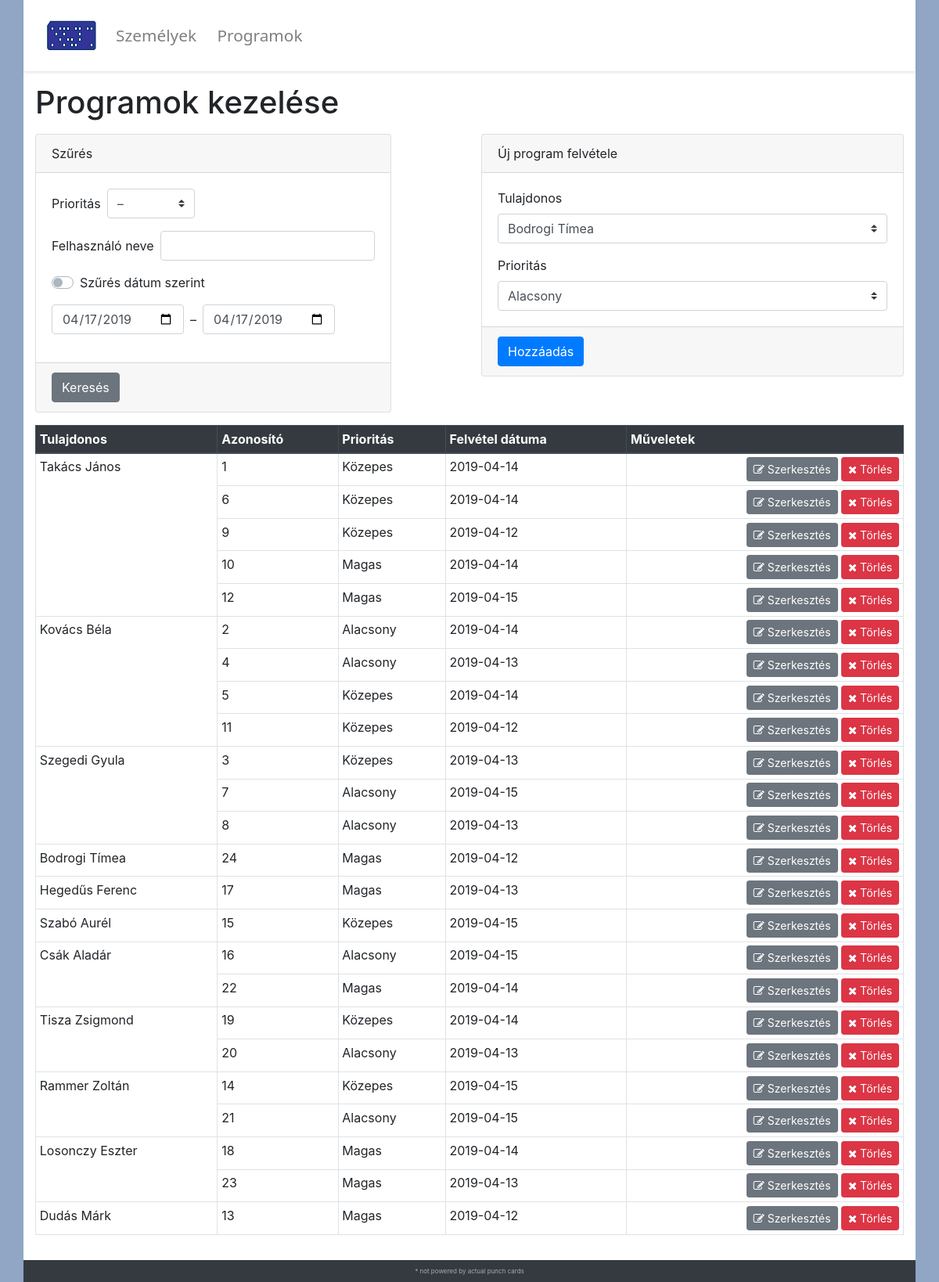
Screenshot of /programs.php with the database file from the repository.
### tables this page shows
CREATE TABLE Program
(
  id INT PRIMARY KEY AUTO_INCREMENT,
  prioritas INT NOT NULL,
  felvetel_datum DATE NOT NULL,
  author INT NOT NULL,
  CONSTRAINT Program_Author FOREIGN KEY(author) REFERENCES Szemely(id)
);

### programs.php (the view, shortened to what this page needs)
<?php
$db = getDb();
$priorities = ['Magas', 'Közepes', 'Alacsony'];
?>
</head>
<body>
  <div class="container main-content">
    <h1>Programok kezelése</h1>
    <div class="row">
      <form class="form-inline col" method="post" action="programs.php">
        <div class="card mb-3">
          <div class="card-header">
            Szűrés
          </div>
          <div class="card-body">
            <div class="form-group mb-3">
              <label for="search_priority" class="mr-2">Prioritás</label>
              <select class="custom-select" name="search_priority">
                <option <?=!isset($_POST['search_priority']) || $_POST['search_priority'] === '–' ? 'selected' : ''?>>–</option>
              </select>
            </div>
            <div class="form-group mb-3">
              <label for="search_name" class="">Felhasználó neve</label>
              <input class="form-control ml-2" type="search" name="search_name" value="<?=isset($_POST['search_name']) ? $_POST['search_name'] : ''?>">
            </div>
            <div class="form-group mb-3">
              <div class="custom-control custom-switch">
                <label class="custom-control-label" for="search_date">Szűrés dátum szerint</label>
              </div>
            </div>
            <div class="form-group mb-3">
              <input class="form-control mr-2" type="date" name="search_date_from" value="<?= isset($_POST['search_date']) ? $_POST['search_date_from'] : date('Y-m-d') ?>"> –
              <input class="form-control ml-2" type="date" name="search_date_to" value="<?= isset($_POST['search_date']) ? $_POST['search_date_to'] : date('Y-m-d') ?>">
            </div>
          </div>
          <div class="card-footer">
            <input type="submit" class="btn btn-secondary" value="Keresés" name="search">
          </div>
        </div>
      </form>
      <form method="post" action="" class="col">
        <div class="card mb-3">
          <div class="card-header">
            Új program felvétele
          </div>
          <div class="card-body">
            <div class="form-group">
              <label for="author" class="mr-2">Tulajdonos</label>
              <select class="custom-select" name="author">
                <?php
                  $queryAuthors = 'SELECT id, CONCAT(vezeteknev, " ", keresztnev) AS nev FROM szemely ORDER BY vezeteknev';
                  $resultAuthors = mysqli_query($db, $queryAuthors) or die(mysqli_error($db));
                  while ($row = mysqli_fetch_array($resultAuthors)) {
                    print('<option value="' . $row['id'] . '" >' . $row['nev'] . '</option>');
                  }
                ?>
              </select>
            </div>
            <div class="form-group mb-0">
              <label for="priority" class="mr-2">Prioritás</label>
              <select class="custom-select" name="priority">
                <?php
                  for ($i = sizeof($priorities) - 1; $i >= 0; $i--) {
                    print('<option value="' . $i . '">' . $priorities[$i] . '</option>');
                  }
                ?>
              </select>
            </div>
          </div>
          <div class="card-footer">
            <input type="submit" class="btn btn-primary" name="add" value="Hozzáadás">
          </div>
        </div>
      </form>
    </div>
    <?php
      $queryListPrograms = 'SELECT CONCAT(sz.vezeteknev , " ", sz.keresztnev) AS nev, program.id, prioritas, author, felvetel_datum FROM program INNER JOIN szemely sz on sz.id = author';
      $result = mysqli_query($db, $queryListPrograms) or die(mysqli_error($db));
      $author = 0;
    ?>
    <div class="table-responsive">
      <table class="table table-sm table-bordered">
        <thead class="thead-dark">
            <tr>
              <th>Tulajdonos</th>
              <th>Azonosító</th>
              <th>Prioritás</th>
              <th>Felvétel dátuma</th>
              <th>Műveletek</th>
            </tr>
        </thead>
        <tbody>
          <?php while ($row = mysqli_fetch_array($result)): ?>
          <tr>
            <?php
              $queryCount = 'SELECT COUNT(author) FROM program INNER JOIN szemely sz on sz.id = author WHERE author = ' . $row['author'] . (isset($queryFilter) ? (' AND ' . $queryFilter) : '');
              $author_count = mysqli_query($db, $queryCount) or die(mysqli_error($db));
              if ($author != $row['author']) {
                print('<td rowspan="' . mysqli_fetch_row($author_count)[0] . '">' . $row['nev'] . '</td>');
              }
              $author = $row['author'];
            ?>
            <td><?=$row['id']?></td>
            <td><?=$priorities[$row['prioritas']]?></td>
            <td><?=$row['felvetel_datum']?></td>
            <td class="text-right">
              <a class="btn btn-secondary btn-sm" href="edit-program.php?id=<?=$row['id']?>">
                <i class="fa fa-edit"></i><span> Szerkesztés</span>
              </a>
              <a class="btn btn-danger btn-sm" href="edit-program.php?delete=<?=$row['id']?>">
                <i class="fa fa-remove"></i><span> Törlés</span>
              </a>
            </td>
          </tr>
          <?php endwhile; ?>
        </tbody>
      </table>
    </div>
  </div>

### punchcard.css (style rules this page uses)
body { --card-background: #003366; background-color: #90A6C4; margin-bottom: 0; height: 100vh; }
h1 { margin-bottom: 0.4em; }
footer { font-size: 0.5em; color: #aaa; }
body > .container:nth-child(2) { padding-top: 1em; background-color: #fff; padding-bottom: 1em; min-height: calc(100% - 16px - 75px - 16px - 12px); }
.navbar { font-family: 'Segoe UI', Tahoma, Geneva, Verdana, sans-serif; font-weight: 500; font-size: 1.3em; box-shadow: 0px 2px 3px 0 rgba(0,0,0,0.1); padding-left: 1.4em; }
.nav-container { padding: 0; background-color: #fff; }
.navbar-nav { flex-direction: row !important; }
.navbar-nav li { padding-right: 0.5em; }
td:last-child { min-width: 7.1em; vertical-align: middle !important; }

### rows the page displays
program: nev "Takács János", id "1", prioritas "Közepes", felvetel_datum "2019-04-14"
program: id "6", prioritas "Közepes", felvetel_datum "2019-04-14"
program: id "9", prioritas "Közepes", felvetel_datum "2019-04-12"
program: id "10", prioritas "Magas", felvetel_datum "2019-04-14"
program: id "12", prioritas "Magas", felvetel_datum "2019-04-15"
program: nev "Kovács Béla", id "2", prioritas "Alacsony", felvetel_datum "2019-04-14"
program: id "4", prioritas "Alacsony", felvetel_datum "2019-04-13"
program: id "5", prioritas "Közepes", felvetel_datum "2019-04-14"
program: id "11", prioritas "Közepes", felvetel_datum "2019-04-12"
program: nev "Szegedi Gyula", id "3", prioritas "Közepes", felvetel_datum "2019-04-13"
program: id "7", prioritas "Alacsony", felvetel_datum "2019-04-15"
program: id "8", prioritas "Alacsony", felvetel_datum "2019-04-13"
program: nev "Bodrogi Tímea", id "24", prioritas "Magas", felvetel_datum "2019-04-12"
program: nev "Hegedűs Ferenc", id "17", prioritas "Magas", felvetel_datum "2019-04-13"
program: nev "Szabó Aurél", id "15", prioritas "Közepes", felvetel_datum "2019-04-15"
program: nev "Csák Aladár", id "16", prioritas "Alacsony", felvetel_datum "2019-04-15"
program: id "22", prioritas "Magas", felvetel_datum "2019-04-14"
program: nev "Tisza Zsigmond", id "19", prioritas "Közepes", felvetel_datum "2019-04-14"
program: id "20", prioritas "Alacsony", felvetel_datum "2019-04-13"
program: nev "Rammer Zoltán", id "14", prioritas "Közepes", felvetel_datum "2019-04-15"
program: id "21", prioritas "Alacsony", felvetel_datum "2019-04-15"
program: nev "Losonczy Eszter", id "18", prioritas "Magas", felvetel_datum "2019-04-14"
program: id "23", prioritas "Magas", felvetel_datum "2019-04-13"
program: nev "Dudás Márk", id "13", prioritas "Magas", felvetel_datum "2019-04-12"

### other values shown
form field author "Bodrogi Tímea"
form field priority "Alacsony"
